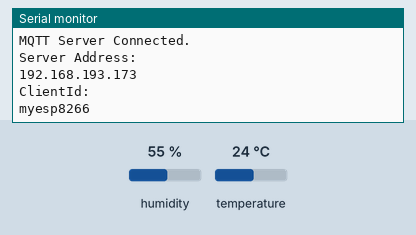
A sketch run on a simulated ESP32. Shown: the last lines printed to the serial monitor. The inputs (shaded band) are chosen by the test bench; at power-on: humidity 55 %, temperature 24 °C. WiFi joins after 1.5 s; servers stay silent unless stated; no MQTT or app messages arrive unless stated.

Above: at 3.2 s.
3.3 s: humidity set to 22 %
At 6.0 s:
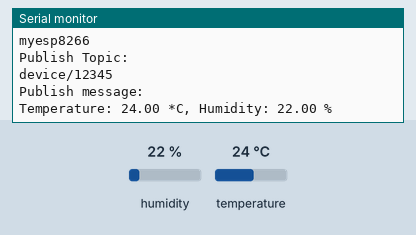
7.8 s: temperature set to 12 °C
At 9.6 s:
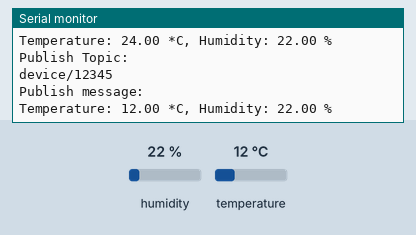
12.3 s: humidity set to 40 %
At 15.3 s:
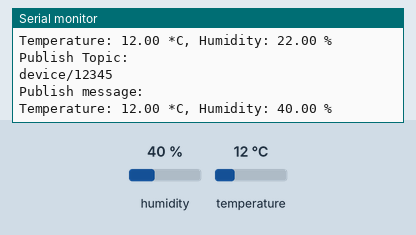

Measured:
- after the input at 3.3 s, the serial monitor: prints a new line after 1.8 s (image 1)
- after the input at 7.8 s, the serial monitor: prints a new line after 0.30 s (image 2)
- after the input at 12.3 s, the serial monitor: prints a new line after 1.8 s (image 3)

The sketch:

mqtt_test.ino
```cpp
#include <WiFi.h>
#include <PubSubClient.h>
#include <Ticker.h>
#include <DHT.h>  // 引入DHT库

// 设置wifi接入信息(请根据您的WiFi信息进行修改)
const char* ssid = "test";
const char* password = "12356784";
const char* mqttServer = "192.168.193.173";

// DHT11 相关定义
#define DHTPIN 4     // 定义DHT11连接的引脚
#define DHTTYPE DHT11  // 定义传感器类型为DHT11
DHT dht(DHTPIN, DHTTYPE);

Ticker ticker;
WiFiClient wifiClient;
PubSubClient mqttClient(wifiClient);

int count;    // Ticker计数用变量

void setup() {
  Serial.begin(9600);

  //设置ESP8266工作模式为无线终端模式
  WiFi.mode(WIFI_STA);

  // 连接WiFi
  connectWifi();

  // 设置MQTT服务器和端口号
  mqttClient.setServer(mqttServer, 31388);

  // 连接MQTT服务器
  connectMQTTServer();

  // 初始化DHT传感器
  dht.begin();

  // Ticker定时对象
  ticker.attach(1, tickerCount);
}

void loop() {
  if (mqttClient.connected()) { // 如果开发板成功连接服务器
    // 每隔3秒钟发布一次信息
    if (count >= 3){
      pubMQTTmsg();
      count = 0;
    }
    // 保持心跳
    mqttClient.loop();
  } else {                  // 如果开发板未能成功连接服务器
    connectMQTTServer();    // 则尝试连接服务器
  }
}

void tickerCount(){
  count++;
}

void connectMQTTServer(){
  // 根据ESP8266的MAC地址生成客户端ID（避免与其它ESP8266的客户端ID重名）
  String clientId = "myesp8266";

  // 连接MQTT服务器
  if (mqttClient.connect(clientId.c_str())) {
    Serial.println("MQTT Server Connected.");
    Serial.println("Server Address: ");
    Serial.println(mqttServer);
    Serial.println("ClientId:");
    Serial.println(clientId);
  } else {
    Serial.print("MQTT Server Connect Failed. Client State:");
    Serial.println(mqttClient.state());
    delay(3000);
  }
}

// 发布信息
void pubMQTTmsg(){
  // 读取DHT传感器的数据
  float h = dht.readHumidity();
  float t = dht.readTemperature();

  // 检查是否读取失败
  if (isnan(h) || isnan(t)) {
    Serial.println("Failed to read from DHT sensor!");
    return;
  }

  // 建立发布主题。主题名称以为前缀，后面添加设备的MAC地址。
  String topicString = "device/12345";
  char publishTopic[topicString.length() + 1];
  strcpy(publishTopic, topicString.c_str());

  // 建立发布信息。信息内容为温湿度数据。
  String messageString = "Temperature: " + String(t) + " *C, Humidity: " + String(h) + " %";
  char publishMsg[messageString.length() + 1];
  strcpy(publishMsg, messageString.c_str());

  // 实现ESP8266向主题发布信息
  if(mqttClient.publish(publishTopic, publishMsg)){
    Serial.println("Publish Topic:");Serial.println(publishTopic);
    Serial.println("Publish message:");Serial.println(publishMsg);
  } else {
    Serial.println("Message Publish Failed.");
  }
}

// ESP8266连接wifi
void connectWifi(){

  WiFi.begin(ssid, password);

  //等待WiFi连接,成功连接后输出成功信息
  while (WiFi.status() != WL_CONNECTED) {
    delay(1000);
    Serial.print(".");
  }
  Serial.println("");
  Serial.println("WiFi Connected!");
  Serial.println("");
}
```
